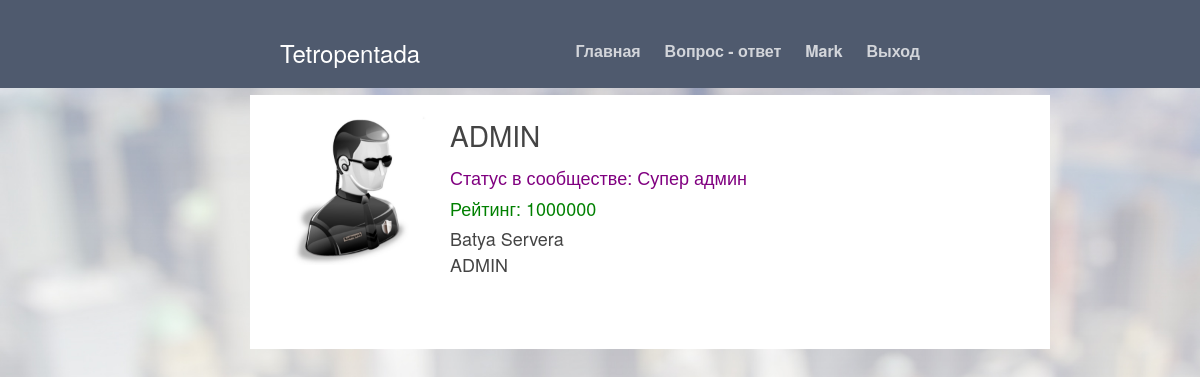
Page /profile/0 (signed in) on the committed database.
### tetropentada.py (models this page shows, shortened)
class User(db.Model):
    id = db.Column(db.Integer, primary_key=True)
    username = db.Column(db.String(80), unique=True)
    mail = db.Column(db.String(80), unique=True)
    password = db.Column(db.String(80))
    name = db.Column(db.String(80))
    surname = db.Column(db.String(80))
    avatar = db.Column(db.String(80))
    rating = db.Column(db.Integer)
    pos = db.Column(db.Integer)

### tetropentada.py (the view, shortened to what this page needs)
@app.route("/profile/<int:id>", methods=['POST', 'GET'])
def profile(id):
    if session.get('username'):
        form = ProfileAddPhotoForm()
        user = User.query.filter_by(id=id).first()
        avatar_name = user.avatar
        pos = User.query.filter_by(id=id).first().pos
        session_user = User.query.filter_by(id=session['user_id']).first()
        return render_template("profile.html", title='Tetropentada', User=User, session_user=session_user,
                               style=url_for('static', filename='cover.css'),
                               bootstrap=url_for('static', filename='bootstrap.min.css'),
                               form=form, user=user, status=get_status(pos),
                               icon=url_for('static', filename='images/icon.png'),
                               avatar=url_for('static', filename='avatars/{}'.format(avatar_name)))
    return redirect("/sign_in")

### tetropentada.py (called while the page is built)
def get_status(pos):
    if pos == 0:
        return 'Участник'
    elif pos == 1:
        return 'Участник (отправен запрос на модерацию)'
    elif pos == 2:
        return 'Модератор'
    elif pos == 3:
        return 'Забанен'
    return 'Супер админ'

### templates/profile.html (shortened to what this page needs)
{% extends "base.html" %}
{% block nav %}
<li><a href="/main">Главная</a></li>
<li><a href="/index/0/none">Вопрос - ответ</a></li>
{% if session.get('username') %}
	{% if user.username == session['username'] %}
		<li class="active"><a href="/profile/{{ session['user_id'] }}">{{ session.get('username') }}</a></li>
	{% else %}
		<li><a href="/profile/{{ session['user_id'] }}">{{ session.get('username') }}</a></li>
	{% endif %}
    <li><a href="/sign_out">Выход</a></li>
{% else %}
    <li><a href="/registration">Регистрация</a></li>
    <li><a href="/sign_in">Вход</a></li>
{% endif %}
{% endblock %}
{% block cover_container %}
<div class="container">
	<div class="avatar-writer">
		<img src="{{ avatar }}" alt="Не удалось загрузить аватар">
	</div>
	<div class="username">
		{{ user.username }}
	</div>
	<div class="status">Статус в сообществе: {{ status }}</div>
	<div class="rating">Рейтинг: {{ user.rating }}</div>
	<div>{{ user.name }} {{ user.surname }}</div>
	<div>{{ user.mail }}</div>
	<br><br>
</div>
{% endblock %}

### templates/base.html (shortened to what this page needs)
<!DOCTYPE html>
<html lang="en">
<head>
    <link href="{{ bootstrap }}" rel="stylesheet">
    <link href="{{ style }}" rel="stylesheet">
</head>
<body>
<div class="menu-wrapper">
    <div class="menu-wrapper-inner">
        <div class="cover-container">
            <div class="masthead clearfix">
                <div class="inner">
                    <h3 class="masthead-brand">Tetropentada</h3>
                    <ul class="nav masthead-nav">
                        {% block nav %} {% endblock %}
                    </ul>
                </div>
            </div>
        </div>
    </div>
</div>
<div class="site-wrapper">
    <div class="site-wrapper-inner">
        <div class="cover-container">
            {% block cover_container %} {% endblock %}
        </div>
    </div>
</div>
</body>
</html>

### static/cover.css (style rules this page uses)
a, a:focus, a:hover { color: #fff; }
html, body { height: 100%; background-color: #333; background-image: url(images/bg.jpg); background-repeat: no-repeat; background-size: cover; background-attachment:fixed; }
body { color: #fff; text-align: center; }
.site-wrapper { display: table; width: 100%; height: 100%; min-height: 100%; }
.site-wrapper-inner { display: table-cell; vertical-align: top; }
.cover-container { margin-right: auto; margin-left: auto; }
.menu-wrapper { position: fixed; top: 0px; display: table; width: 100%; background-color: rgb(79, 90, 110); height: 88px; }
.menu-wrapper-inner { display: table-cell; vertical-align: top; }
.container { width: 800px; background-color: #fff; color: #444; text-align: left; padding: 20px 20px 20px 30px; }
.inner { padding: 30px; color: rgb(0, 0, 0); }
.masthead-brand { margin-top: 10px; margin-bottom: 10px; color: rgb(255, 255, 255); }
.masthead-nav > li { display: inline-block; }
.masthead-nav > li + li { margin-left: 20px; }
.masthead-nav > li > a { padding-right: 0; padding-left: 0; font-size: 16px; font-weight: bold; color: #fff; color: rgba(255,255,255,.75); border-bottom: 2px solid transparent; }
@media (min-width: 768px) { .masthead-brand { float: left; } }
@media (min-width: 768px) { .masthead-nav { float: right; } }
.avatar-writer img { float: left; margin-right: 20px; max-width: 150px; height: auto; }
.username { font-size: 28px; padding-bottom: 10px; }
.rating { color: green; padding-bottom: 5px; }
.status { color: purple; padding-bottom: 5px; }
@media (min-width: 768px) { .masthead { position: fixed; top: 0; } }
@media (min-width: 768px) { .site-wrapper-inner { padding-top: 95px; font-size: 18px; } }
@media (min-width: 768px) { .masthead, .mastfoot, .cover-container { width: 100%; } }
@media (min-width: 992px) { .masthead, .mastfoot, .cover-container { width: 700px; } }

### rows in the picture
User: get "Mark"
User: username "ADMIN", rating "1000000", name "Batya", surname "Servera", mail "ADMIN"

### other values in the picture
{{ status }} "Супер админ"
